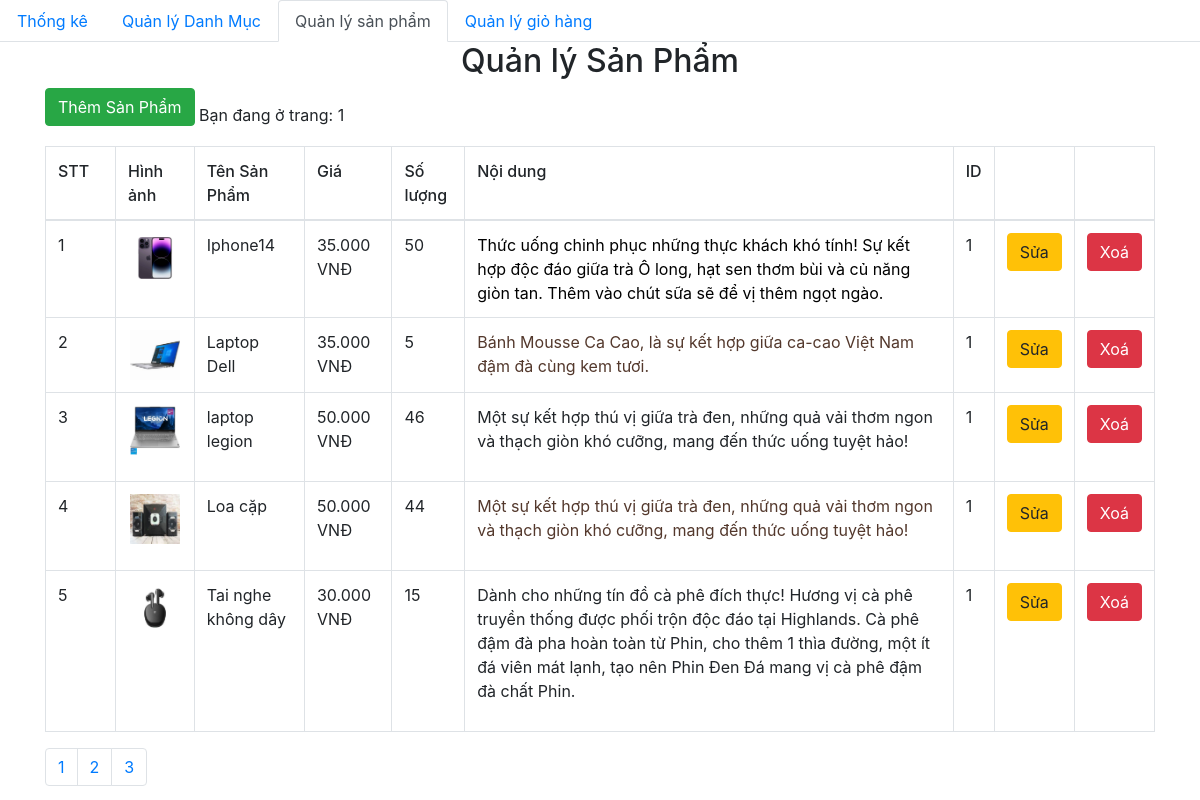
Screenshot of /admin/product/index.php with the database file from the repository.
### tables this page shows
CREATE TABLE `product` (
  `id` int(11) NOT NULL,
  `title` varchar(200) NOT NULL,
  `price` float NOT NULL,
  `number` float NOT NULL,
  `thumbnail` varchar(500) NOT NULL,
  `content` longtext NOT NULL,
  `id_category` int(11) NOT NULL,
  `created_at` datetime DEFAULT NULL,
  `updated_at` datetime DEFAULT NULL
);

### admin/database/dbhelper.php (called while the page is built, shortened)
<?php
function executeResult($sql)
{
	$con = mysqli_connect(HOST, USERNAME, PASSWORD, DATABASE);
	$result = mysqli_query($con, $sql);
	$data   = [];
	while ($row = mysqli_fetch_array($result, 1)) {
		$data[] = $row;
	}
	return $data;
}

### admin/product/index.php (the view, shortened to what this page needs)
<?php
require_once('../database/dbhelper.php');
?>
<!DOCTYPE html>
<html>
<head>
    <link rel="stylesheet" href="https://maxcdn.bootstrapcdn.com/bootstrap/4.4.1/css/bootstrap.min.css">
</head>
<body>
    <ul class="nav nav-tabs">
        <li class="nav-item">
            <a class="nav-link" href="../thongke.php">Thống kê</a>
        </li>
        <li class="nav-item">
            <a class="nav-link " href="../category/quanlydanhmuc.php">Quản lý Danh Mục</a>
        </li>
        <li class="nav-item">
            <a class="nav-link active" href="../product/">Quản lý sản phẩm</a>
        </li>
        <li class="nav-item">
            <a class="nav-link" href="../quanlygiohang.php">Quản lý giỏ hàng</a>
        </li>
    </ul>
    <div class="container">
        <div class="panel panel-primary">
            <div class="panel-heading">
                <h2 class="text-center">Quản lý Sản Phẩm</h2>
            </div>
            <a href="add.php">
                <button class=" btn btn-success" style="margin-bottom:20px">Thêm Sản Phẩm</button>
            </a>
            <table class="table table-bordered table-hover">
                <thead>
                    <tr style="font-weight: 500;">
                        <td width="70px">STT</td>
                        <td>Hình ảnh</td>
                        <td>Tên Sản Phẩm</td>
                        <td>Giá</td>
                        <td>Số lượng</td>
                        <td>Nội dung</td>
                        <td>ID</td>
                        <td width="50px"></td>
                        <td width="50px"></td>
                    </tr>
                </thead>
                <tbody>
                    <?php
                    try {
                        if (isset($_GET['page'])) {
                            $page = $_GET['page'];
                        } else {
                            $page = 1;
                        }
                        $limit = 5;
                        $start = ($page - 1) * $limit;
                        $sql = "SELECT * FROM product limit $start,$limit";
                        executeResult($sql);
                        $productList = executeResult($sql);
                        $index = 1;
                        foreach ($productList as $item) {
                            echo '  <tr>
                    <td>' . ($index++) . '</td>
                    <td style="text-align:center">
                        <img src="' . $item['thumbnail'] . '" alt="" style="width: 50px">
                    </td>
                    <td>' . $item['title'] . '</td>
                    <td>' . number_format($item['price'], 0, ',', '.') . ' VNĐ</td>
                    <td>' . $item['number'] . '</td>
                    <td>' . $item['content'] . '</td>
                    <td>' . $item['id_category'] . '</td>
                    <td>
                        <a href="add.php?id=' . $item['id'] . '">
                            <button class=" btn btn-warning">Sửa</button>
                        </a>
                    </td>
                    <td>
                    <button class="btn btn-danger" onclick="deleteProduct(' . $item['id'] . ')">Xoá</button>
                    </td>
                </tr>';
                        }
                    } catch (Exception $e) {
                        die("Lỗi thực thi sql: " . $e->getMessage());
                    }
                    ?>
                </tbody>
            </table>
        </div>
        <ul class="pagination">
            <?php
            $sql = "SELECT * FROM `product`";
            $conn = mysqli_connect(HOST, USERNAME, PASSWORD, DATABASE);
            $result = mysqli_query($conn, $sql);
            if (mysqli_num_rows($result)) {
                $numrow = mysqli_num_rows($result);
                $current_page = ceil($numrow / 5);
            }
            for ($i = 1; $i <= $current_page; $i++) {
                if ($i == $current_page) {
                    echo '
            <li class="page-item"><a class="page-link" href="?page=' . $i . '">' . $i . '</a></li>';
                } else {
                    echo '
            <li class="page-item"><a class="page-link" href="?page=' . $i . '">' . $i . '</a></li>
                    ';
                }
            }
            ?>
        </ul>
    </div>
</body>
</html>

### rows the page displays
product: thumbnail (picture), title "Iphone14", price "35.000", number "50", content "Thức uống chinh phục những thực khách khó tính! Sự kết hợp độc đáo giữa trà Ô long, hạt sen thơm bùi và củ năng giòn tan. Thêm vào chút sữa sẽ để vị thêm ngọt ngào.", id_category "1"
product: thumbnail (picture), title "Laptop Dell", price "35.000", number "5", content "Bánh Mousse Ca Cao, là sự kết hợp giữa ca-cao Việt Nam đậm đà cùng kem tươi.", id_category "1"
product: thumbnail (picture), title "laptop legion", price "50.000", number "46", content "Một sự kết hợp thú vị giữa trà đen, những quả vải thơm ngon và thạch giòn khó cưỡng, mang đến thức uống tuyệt hảo!", id_category "1"
product: thumbnail (picture), title "Loa cặp", price "50.000", number "44", content "Một sự kết hợp thú vị giữa trà đen, những quả vải thơm ngon và thạch giòn khó cưỡng, mang đến thức uống tuyệt hảo!", id_category "1"
product: thumbnail (picture), title "Tai nghe không dây", price "30.000", number "15", content "Dành cho những tín đồ cà phê đích thực! Hương vị cà phê truyền thống được phối trộn độc đáo tại Highlands. Cà phê đậm đà pha hoàn toàn từ Phin, cho thêm 1 thìa đường, một ít đá viên mát lạnh, tạo nên Phin Đen Đá mang vị cà phê đậm đà chất Phin.", id_category "1"
